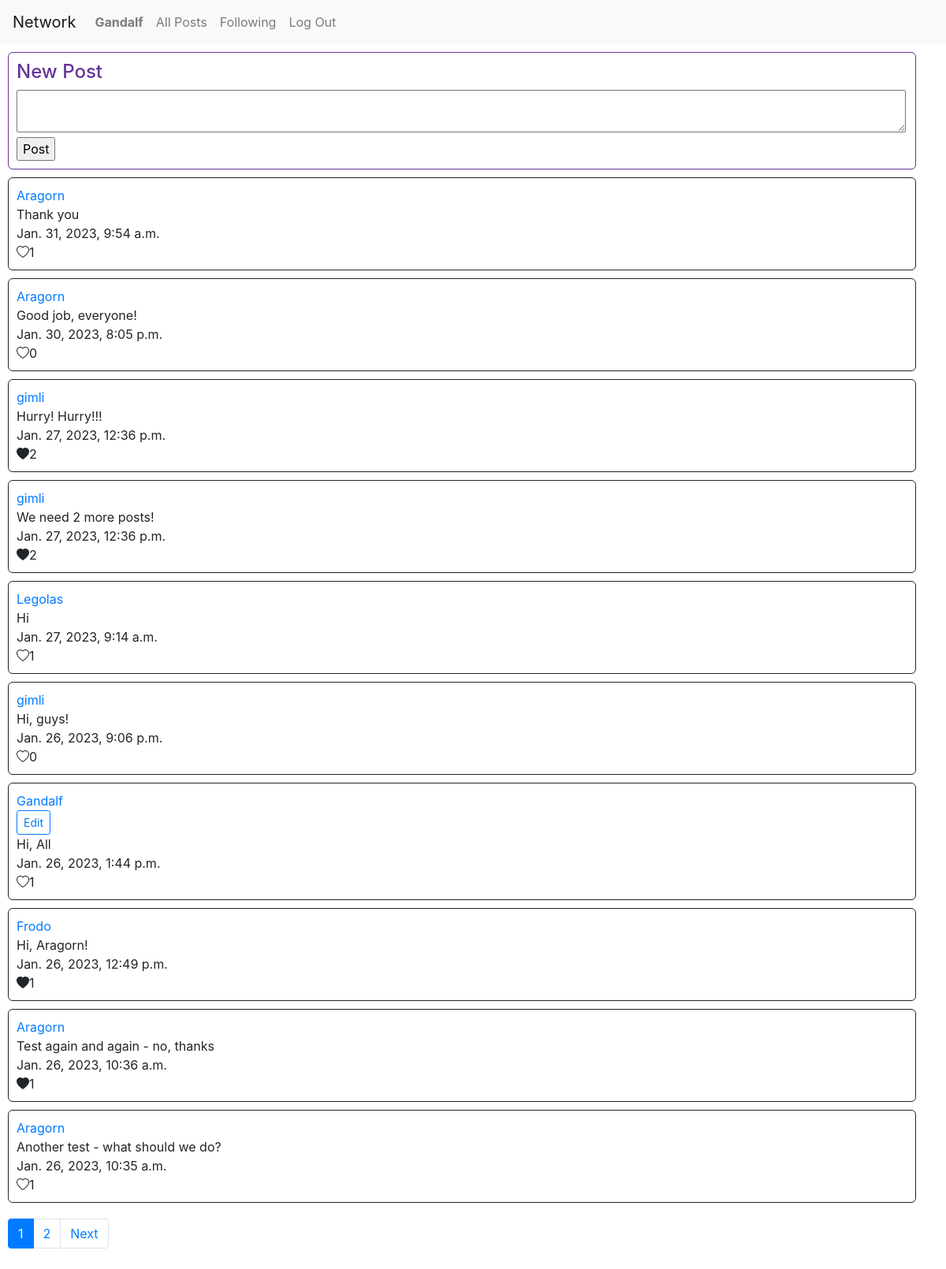
The app's page / (signed in) with its own data.
### network/models.py (models this page shows, shortened)
class User(AbstractUser):
    follows = models.ManyToManyField("self", symmetrical=False, blank=True)

class Post(models.Model):
    author = models.ForeignKey(User, on_delete=models.CASCADE)
    created = models.DateTimeField(default=timezone.now)
    content = models.TextField()
    liked = models.ManyToManyField('User', related_name='likes', blank=True)

### network/views.py (the view)
# urls.py: path("", views.index, name="index"),
def index(request):
    posts = Post.objects.all().order_by('created').reverse()  # скобочки важны  после reverse, д.б метод, вот в {html}  без них
    paginator = Paginator(posts, 10)
    page_number = request.GET.get('page')
    page_obj = paginator.get_page(page_number)
    return render(request, "network/index.html", {"page_obj": page_obj})

### network/templates/network/index.html (shortened to what this page needs)
{% extends "network/layout.html" %}
{% block body %}
{% if followBtn %}
<div class="pos">
    <h4>{{userpage}}</h4>
    Followers: {{followers}}
    <br/>Follows: {{follows}}
    {% if user.is_authenticated and request.user != userpage %}
        <form action="{%url 'follow' userpage.id %}" method="get">
            <input type = "submit" value={{followBtn}}>
        </form>
    {% endif %}
</div>
{% elif user.is_authenticated %}
<div id="red" class="pos" style="caret-color: auto;">
    <h4>New Post</h4>
    <form action="{% url 'post' %}" method="post">
        <textarea name="content" style="width: 94vw"></textarea>
        <br/>
        <input type = "submit" value="Post">
    </form>
</div>
{% endif %}
{% for post in page_obj %}
    <div class="pos">
        <a href = "{%url 'profile' post.author.id %}">{{post.author}}</a>
        {% if user.is_authenticated %}
            {% if request.user == post.author %}
            <br/><button class="btn btn-sm btn-outline-primary">Edit</button>
            {% endif %}
        {% endif %}
        <div class="content">
            <span class="cont">{{post.content}}</span>
            <br/>{{post.created}} <span class="postid">{{post.id}}</span>
            {% if user.is_authenticated %}
                {% if request.user in post.liked.all %}
                <i class="bi-heart" style="display:none;">{{post.liked.all.count}}</i><i class="bi bi-heart-fill" style="display:block;">{{post.liked.all.count}}</i>
                {% else %}
                <i class="bi-heart" style="display:block;">{{post.liked.all.count}}</i><i class="bi bi-heart-fill" style="display:none;">{{post.liked.all.count}}</i>
                {% endif %}
            {% else %}
                <i class="bi-heart" style="display:block;">{{post.liked.all.count}}</i><i class="bi bi-heart-fill" style="display:none;">{{post.liked.all.count}}</i>
            {% endif %}
        </div>
    </div>
{% endfor %}
<nav aria-label="Posts">
    <ul class="pagination" style="padding: 10px;">
        <li class="page-item active" aria-current="page"><a class="page-link" href="#">{{ page_obj.number }} <span class="sr-only">(current)</span></a></li>
    {% if page_obj.has_next %}
        <li class="page-item"><a class="page-link" href="?page={{ page_obj.paginator.num_pages }}">{{ page_obj.paginator.num_pages }}</a></li>
        <li class="page-item"><a class="page-link" href="?page={{ page_obj.next_page_number }}">Next</a></li>
    {% endif %}
    </ul>
  </nav>
{% endblock %}

### network/templates/network/layout.html (shortened to what this page needs)
{% load static %}
<!DOCTYPE html>
<html lang="en">
    <head>
        <link rel="stylesheet" href="https://stackpath.bootstrapcdn.com/bootstrap/4.4.1/css/bootstrap.min.css">
        <link href="{% static 'network/styles.css' %}" rel="stylesheet">
    </head>
    <body>
        <nav class="navbar navbar-expand-lg navbar-light bg-light">
            <a class="navbar-brand" href="{% url 'index' %}">Network</a>
            <div>
              <ul class="navbar-nav mr-auto">
                {% if user.is_authenticated %}
                    <li class="nav-item">
                        <a class="nav-link" href="{%url 'profile' user.id %}"><strong>{{ user.username }}</strong></a>
                    </li>
                {% endif %}
                <li class="nav-item">
                  <a class="nav-link" href="{% url 'index' %}">All Posts</a>
                </li>
                {% if user.is_authenticated %}
                    <li class="nav-item">
                        <a class="nav-link" href="{%url 'following' %}">Following</a>
                    </li>
                    <li class="nav-item">
                        <a class="nav-link" href="{% url 'logout' %}">Log Out</a>
                    </li>
                {% endif %}
              </ul>
            </div>
          </nav>
        <div class="body">
            {% block body %}
            {% endblock %}
        </div>
    </body>
</html>

### network/static/network/styles.css (style rules this page uses)
#red { color: rebeccapurple; }
.pos { border-style: solid; border-radius: 6px; border-width: 1px; margin: 10px; padding: 10px; width: 96vw; caret-color: transparent; }
.bi-heart { font-style: normal; }
.bi { font-style: normal; }

### records on screen
User: username "Gandalf"
Post: author "Aragorn", content "Thank you", created "Jan. 31, 2023, 9:54 a.m.", liked.all.count "1"
Post: author "Aragorn", content "Good job, everyone!", created "Jan. 30, 2023, 8:05 p.m.", liked.all.count "0"
Post: author "gimli", content "Hurry! Hurry!!!", created "Jan. 27, 2023, 12:36 p.m.", liked.all.count "2"
Post: author "gimli", content "We need 2 more posts!", created "Jan. 27, 2023, 12:36 p.m.", liked.all.count "2"
Post: author "Legolas", content "Hi", created "Jan. 27, 2023, 9:14 a.m.", liked.all.count "1"
Post: author "gimli", content "Hi, guys!", created "Jan. 26, 2023, 9:06 p.m.", liked.all.count "0"
Post: author "Gandalf", shows "Edit", content "Hi, All", created "Jan. 26, 2023, 1:44 p.m.", liked.all.count "1"
Post: author "Frodo", content "Hi, Aragorn!", created "Jan. 26, 2023, 12:49 p.m.", liked.all.count "1"
Post: author "Aragorn", content "Test again and again - no, thanks", created "Jan. 26, 2023, 10:36 a.m.", liked.all.count "1"
Post: author "Aragorn", content "Another test - what should we do?", created "Jan. 26, 2023, 10:35 a.m.", liked.all.count "1"

### other values on screen
{{ page_obj.number }} "1"
{{ page_obj.paginator.num_pages }} "2"
